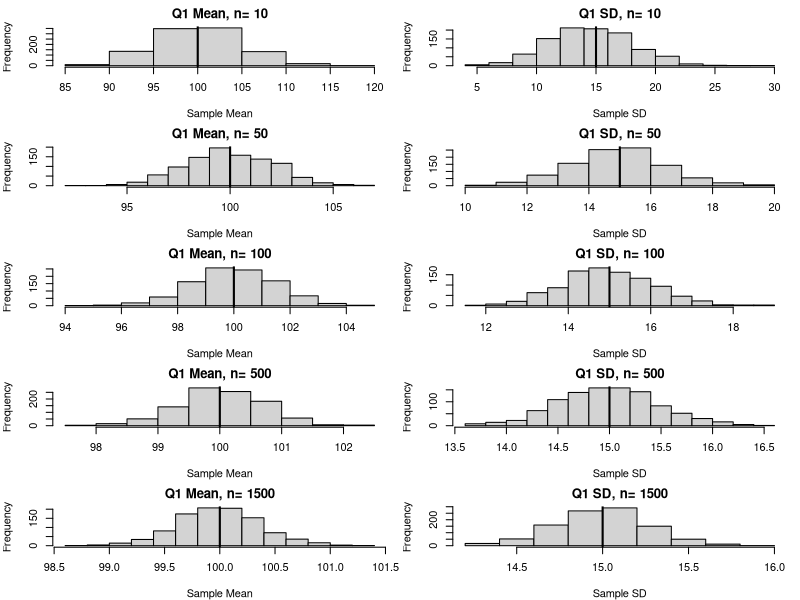
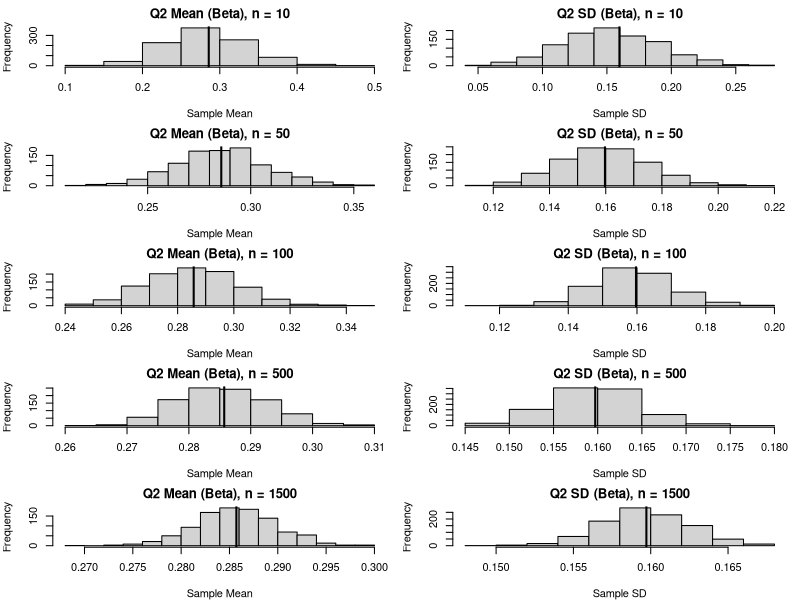
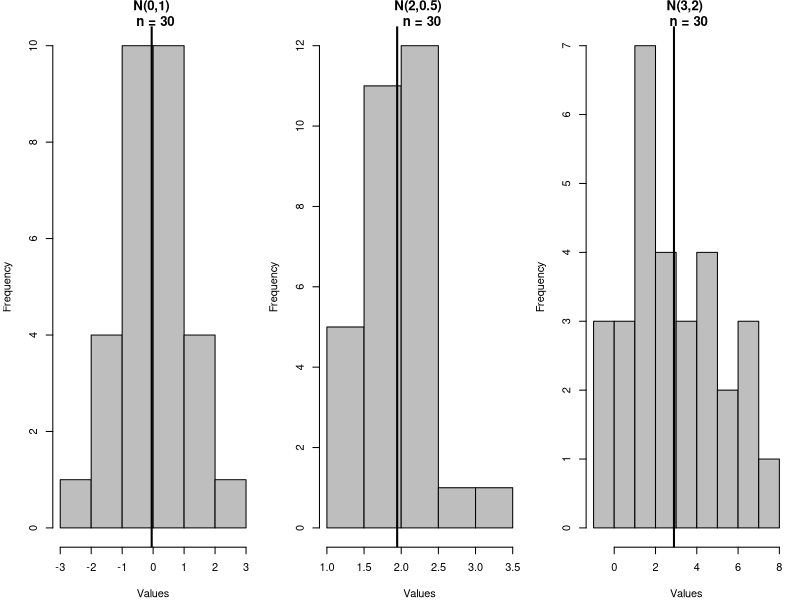
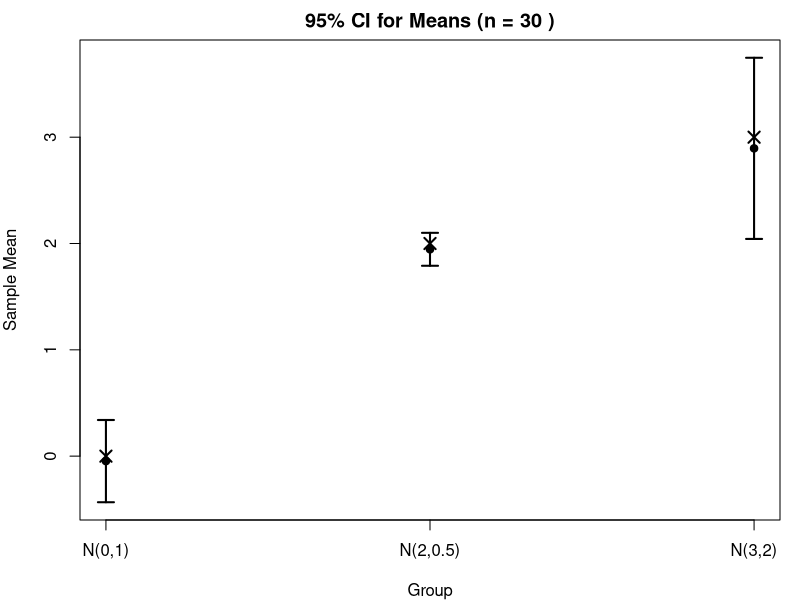
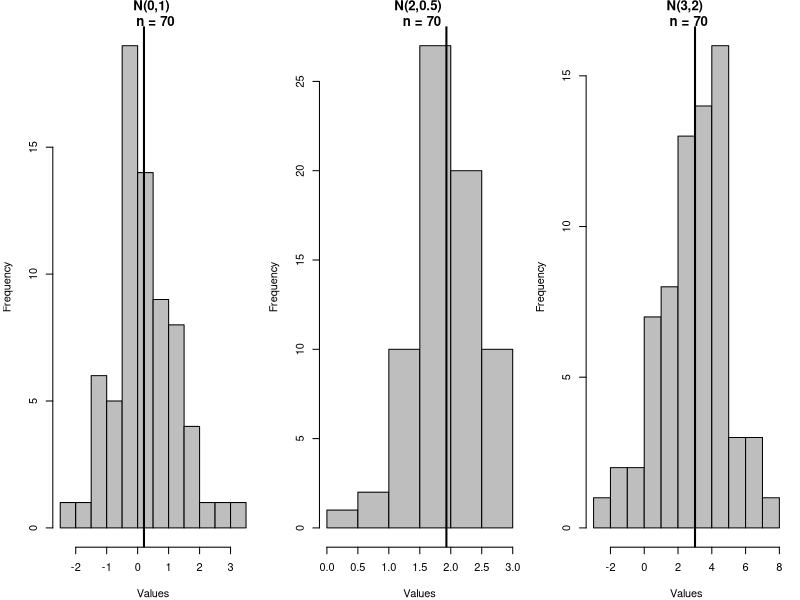
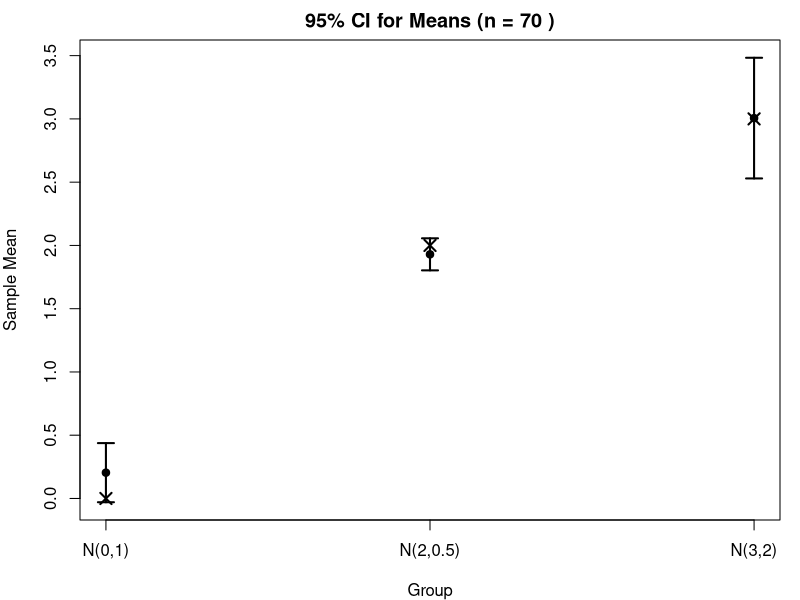
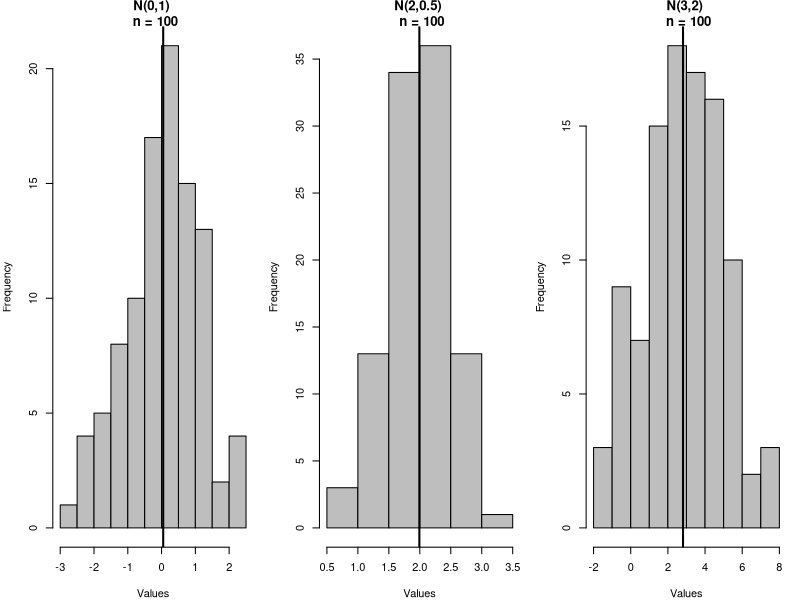
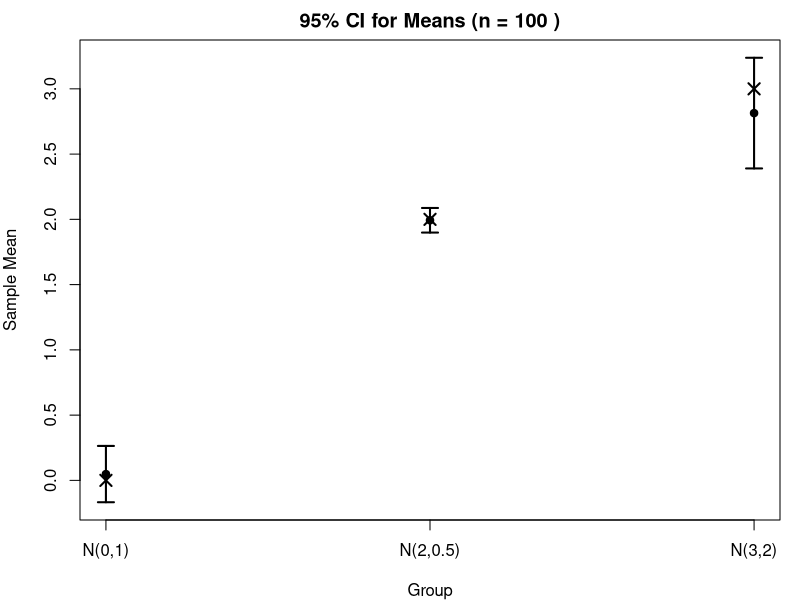

Source code (R) for these figures, in order:
## ---- chunk 1
set.seed(0)

run_trials <- function(dist, n, trials){
means <- numeric(trials)
sds <- numeric(trials)

for (t in 1:trials) {
  x <- dist(n)
  means[t] <- mean(x)
  sds[t]   <- sd(x)
}
list(means = means, sds = sds)
}
## ---- chunk 2
mu <- 100
sigma <- 15
trials <- 1000
ns <- c(10, 50, 100, 500, 1500)

rnorm_pop <- function(n) rnorm(n, mu, sigma)

par(mfrow = c(length(ns), 2), mar = c(4,4,2,1))

for (n in ns) {
  res <- run_trials(rnorm_pop, n, trials)
  
  hist(res$means, main=paste("Q1 Mean, n=", n), xlab="Sample Mean")
  abline(v = mu, lwd = 2)
  
  hist(res$sds, main=paste("Q1 SD, n=", n), xlab="Sample SD")
  abline(v = sigma, lwd = 2)
}
## ---- chunk 3
a <- 2
b <- 5
trials <- 1000
ns <- c(10, 50, 100, 500, 1500)

beta_mean <- a / (a + b)
beta_sd <- sqrt((a * b) / ((a + b)^2 * (a + b + 1)))

rbeta_pop <- function(n) rbeta(n, a, b)

par(mfrow = c(length(ns), 2), mar = c(4,4,2,1))

for (n in ns) {
  res <- run_trials(rbeta_pop, n, trials)
  
  hist(res$means,
       main = paste("Q2 Mean (Beta), n =", n),
       xlab = "Sample Mean")
  abline(v = beta_mean, lwd = 2)
  
  hist(res$sds,
       main = paste("Q2 SD (Beta), n =", n),
       xlab = "Sample SD")
  abline(v = beta_sd, lwd = 2)
}
## ---- chunk 4
ci95 <- function(x) {
  m <- mean(x)
  s <- sd(x)
  n <- length(x)
  err <- qt(0.975, n - 1) * s / sqrt(n)
  c(mean = m, lower = m - err, upper = m + err)
}

groups <- list(
  list(name="N(0,1)", mu=0, sd=1),
  list(name="N(2,0.5)", mu=2, sd=0.5),
  list(name="N(3,2)", mu=3, sd=2)
)

ns <- c(30, 70, 100)

for (n in ns) {
  
  means <- numeric(3)
  lower <- numeric(3)
  upper <- numeric(3)
  
  par(mfrow=c(1,3))
  
  for (i in 1:3) {
    x <- rnorm(n, groups[[i]]$mu, groups[[i]]$sd)
    ci <- ci95(x)
    
    means[i] <- ci["mean"]
    lower[i] <- ci["lower"]
    upper[i] <- ci["upper"]
    
    hist(x,
         main=paste(groups[[i]]$name, "\n n =", n),
         xlab="Values",
         col="grey")
    abline(v=means[i], lwd=2)
  }
  
  par(mfrow=c(1,1))
  
  plot(1:3, means,
       ylim=range(lower, upper),
       xaxt="n",
       xlab="Group",
       ylab="Sample Mean",
       main=paste("95% CI for Means (n =", n, ")"),
       pch=19)
  
  axis(1, at=1:3, labels=sapply(groups, `[[`, "name"))
  
  arrows(1:3, lower, 1:3, upper,
         angle=90, code=3, length=0.08, lwd=2)
  
  points(1:3, sapply(groups, `[[`, "mu"),
         pch=4, cex=1.5, lwd=2)
}
